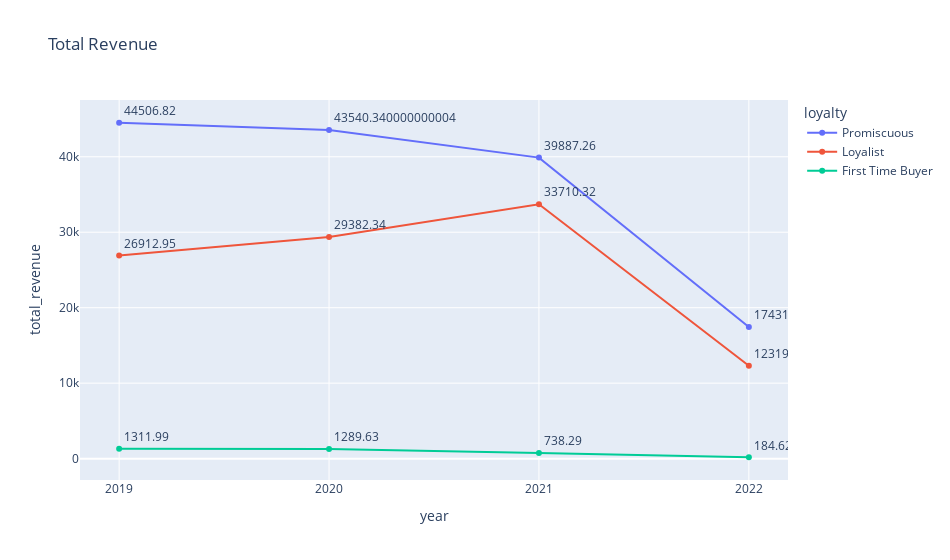

Notebook cell for this chart:
### Code cell
#TODO create a graph that showcases the total revenue of each loyalties per year 
#* Preferrably line chart with 3 different lines (1 per loyalties)
#* x => year, y => total_revenue

revenue_per_loyalites = df.groupby(['year', 'loyalty']).agg(total_revenue=('price', 'sum')).sort_values('loyalty', ascending=False).reset_index()

loyalty_types = [revenue_per_loyalites.loyalty.unique()]

ftb_revenue = revenue_per_loyalites[revenue_per_loyalites.loyalty == 'First Time Buyer']
loyalist_revenue = revenue_per_loyalites[revenue_per_loyalites.loyalty == 'Loyalist']
prmscs_revenue = revenue_per_loyalites[revenue_per_loyalites.loyalty == 'Promiscuous']

fig = px.line(revenue_per_loyalites, x='year', y='total_revenue', color='loyalty', text='total_revenue', markers=True, width=950, title='Total Revenue')
fig.update_layout(xaxis= {'tickvals': [*range(int(revenue_per_loyalites['year'].min()), int(revenue_per_loyalites['year'].max() + 1))]})
fig.update_traces(textposition="top right")
fig.show()

### Figure 1 — Plotly figure (JSON) as saved in the notebook; plotly's stock layout.template omitted (floating-point values rounded to 4 significant figures)
{"data": [{"hovertemplate": "loyalty=Promiscuous<br>year=%{x}<br>total_revenue=%{text}<extra></extra>", "legendgroup": "Promiscuous", "line": {"color": "#636efa", "dash": "solid"}, "marker": {"symbol": "circle"}, "mode": "lines+markers+text", "name": "Promiscuous", "orientation": "v", "showlegend": true, "text": [44510.0, 43540.0, 39890.0, 17430.0], "textposition": "top right", "type": "scatter", "x": [2019, 2020, 2021, 2022], "xaxis": "x", "y": [44510.0, 43540.0, 39890.0, 17430.0], "yaxis": "y"}, {"hovertemplate": "loyalty=Loyalist<br>year=%{x}<br>total_revenue=%{text}<extra></extra>", "legendgroup": "Loyalist", "line": {"color": "#EF553B", "dash": "solid"}, "marker": {"symbol": "circle"}, "mode": "lines+markers+text", "name": "Loyalist", "orientation": "v", "showlegend": true, "text": [26910.0, 29380.0, 33710.0, 12320.0], "textposition": "top right", "type": "scatter", "x": [2019, 2020, 2021, 2022], "xaxis": "x", "y": [26910.0, 29380.0, 33710.0, 12320.0], "yaxis": "y"}, {"hovertemplate": "loyalty=First Time Buyer<br>year=%{x}<br>total_revenue=%{text}<extra></extra>", "legendgroup": "First Time Buyer", "line": {"color": "#00cc96", "dash": "solid"}, "marker": {"symbol": "circle"}, "mode": "lines+markers+text", "name": "First Time Buyer", "orientation": "v", "showlegend": true, "text": [1312.0, 1290.0, 738.3, 184.6], "textposition": "top right", "type": "scatter", "x": [2019, 2020, 2021, 2022], "xaxis": "x", "y": [1312.0, 1290.0, 738.3, 184.6], "yaxis": "y"}], "layout": {"legend": {"title": {"text": "loyalty"}, "tracegroupgap": 0}, "title": {"text": "Total Revenue"}, "width": 950, "xaxis": {"anchor": "y", "domain": [0, 1], "tickvals": [2019, 2020, 2021, 2022], "title": {"text": "year"}}, "yaxis": {"anchor": "x", "domain": [0, 1], "title": {"text": "total_revenue"}}}}
